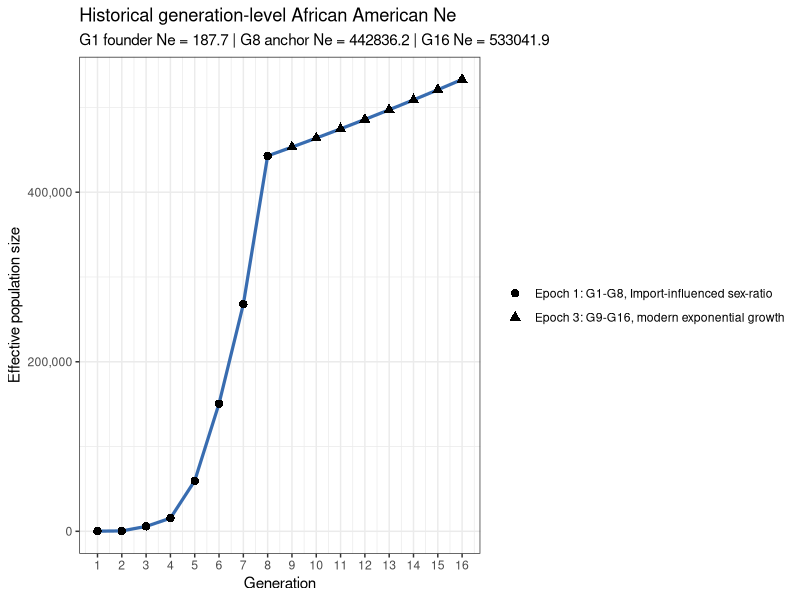
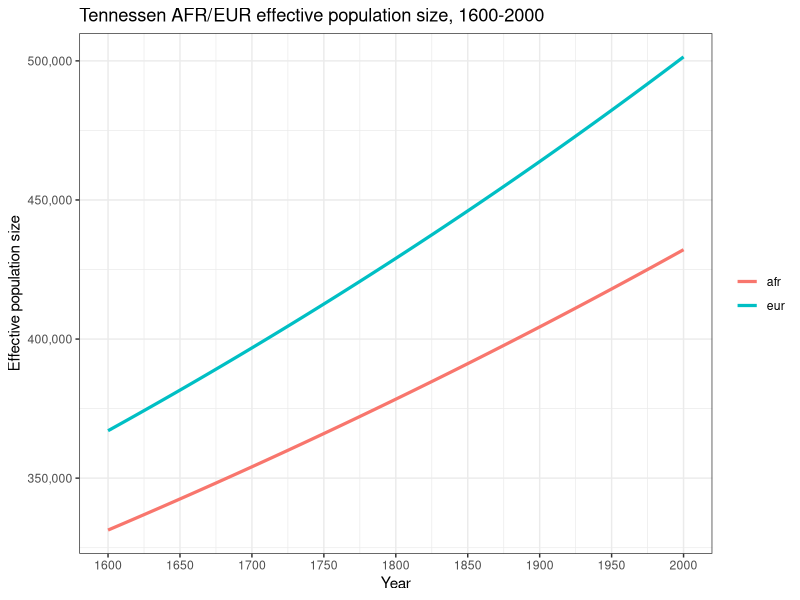

Source code (R) for these figures, in order:
# ______________________________________________________________________________
# Aydin Karatas
# ___
# University of Southern California
# Department of Quantitative and Computational Biology
# Mooney Lab
# ___
# calc.3T.Ne.R
# ______________________________________________________________________________


library(tidyverse)

# functions ----
# compute the founder effective pop size from a founder census size.
# `founder.count` is the total founder count and `female.proportion` is the
# fraction of founders that are female.
calc.founder.ne <- function(founder.count, female.proportion) {
  female.count <- founder.count * female.proportion
  male.count <- founder.count - female.count

  if (female.count <= 0 || male.count <= 0) {
    return(0)
  }

  4 * female.count * male.count / (female.count + male.count)
}

# validate that a given value is a single non-negative whole generation.
# `value` is the candidate input and `name` is used in the error message.
validate.whole.generation.count <- function(value, name) {
  if (
    length(value) != 1 ||
      is.na(value) ||
      !is.finite(value) ||
      value != as.integer(value) ||
      value < 0
  ) {
    stop(name, " must be a non-negative whole generation count", call. = FALSE)
  }

  as.integer(value)
}

# build a generation sequence that can be empty when the requested length is 0.
# `start` is the first generation in the block and `len` is the block length.
build.generation.block <- function(start, len) {
  if (len == 0) {
    return(integer(0))
  }

  seq.int(start, start + len - 1L)
}

# return an explicit argument when provided, otherwise pull the default.
# `value` is the user-supplied override, `name` is the default binding name,
# and `defaults.env` is the environment that stores the fallback value.
resolve.default.param <- function(value, name, defaults.env) {
  if (!is.null(value)) {
    return(value)
  }

  get(name, envir = defaults.env)
}

# build the generation layout for the three epochs.
# `epoch.*.len` are the epoch lengths, `gen.time` and `present.year` define the
#  timeline, and `start.year` sets the first generation boundary.
calc.epoch.config <- function(
    epoch.1.len,
    epoch.2.len,
    epoch.3.len,
    gen.time,
    present.year,
    start.year = 1600
) {
  epoch.1.len <- validate.whole.generation.count(
    epoch.1.len,
    "epoch.1.len"
  )
  epoch.2.len <- validate.whole.generation.count(
    epoch.2.len,
    "epoch.2.len"
  )
  epoch.3.len <- validate.whole.generation.count(
    epoch.3.len,
    "epoch.3.len"
  )

  year.span <- present.year - start.year
  total.generations <- year.span / gen.time

  if (total.generations != as.integer(total.generations)) {
    stop(
      "present.year - 1600 must be divisible by gen.time",
      call. = FALSE
    )
  }

  total.generations <- as.integer(total.generations)
  total.epoch.len <- epoch.1.len + epoch.2.len + epoch.3.len

  if (total.epoch.len != total.generations) {
    stop(
      "total epoch length must equal (present.year - 1600) / gen.time",
      call. = FALSE
    )
  }

  epoch.1.generations <- build.generation.block(1L, epoch.1.len)
  epoch.2.generations <- build.generation.block(epoch.1.len + 1L, epoch.2.len)
  epoch.3.first.generation <- if (epoch.3.len == 0) {
    NA_integer_
  } else {
    epoch.1.len + epoch.2.len + 1L
  }
  epoch.3.generations <- build.generation.block(
    epoch.1.len + epoch.2.len + 1L,
    epoch.3.len
  )

  epoch.3.anchor.generation <- NA_integer_

  if (epoch.3.len > 0) {
    if (epoch.2.len > 0) {
      epoch.3.anchor.generation <- max(epoch.2.generations)
    } else if (epoch.1.len > 0) {
      epoch.3.anchor.generation <- max(epoch.1.generations)
    } else {
      stop(
        "epoch 3 requires a prior non-empty epoch to provide an anchor",
        call. = FALSE
      )
    }
  }

  list(
    epoch.1.len = epoch.1.len,
    epoch.2.len = epoch.2.len,
    epoch.3.len = epoch.3.len,
    total.generations = total.generations,
    final.generation = total.generations,
    epoch.1.generations = epoch.1.generations,
    epoch.1.sex.generations = epoch.1.generations[epoch.1.generations >= 2],
    epoch.2.generations = epoch.2.generations,
    epoch.2.parental.generations = epoch.2.generations[
      epoch.2.generations >= 2
    ],
    epoch.3.generations = epoch.3.generations,
    epoch.3.first.generation = epoch.3.first.generation,
    epoch.3.anchor.generation = epoch.3.anchor.generation
  )
}

# create the African and European ancestry proportions by generation.
# `epoch.config` controls the generation grid, `mooney.cg` the proportion of
# non-European ancestry that is African in epoch-1, and the remaining arguments
# define the fixed mixture proportions in each following epoch.
build.mixing.props <- function(
    epoch.config,
    mooney.cg,
    epoch.1.eur.prop,
    epoch.2.afr.prop,
    epoch.2.eur.prop,
    epoch.3.afr.prop,
    epoch.3.eur.prop
) {
  if (epoch.config$epoch.1.len > length(mooney.cg)) {
    stop("epoch.1.len cannot exceed length(mooney.cg)", call. = FALSE)
  }

  s.eur <- c(
    rep(epoch.1.eur.prop, epoch.config$epoch.1.len),
    rep(epoch.2.eur.prop, epoch.config$epoch.2.len),
    rep(epoch.3.eur.prop, epoch.config$epoch.3.len)
  )
  s.afr <- c(
    (1 - epoch.1.eur.prop) * mooney.cg[seq_len(epoch.config$epoch.1.len)],
    rep(epoch.2.afr.prop, epoch.config$epoch.2.len),
    rep(epoch.3.afr.prop, epoch.config$epoch.3.len)
  )

  if (
    length(s.eur) != epoch.config$total.generations ||
      length(s.afr) != epoch.config$total.generations
  ) {
    stop("AA.mixing.props vectors must not recycle", call. = FALSE)
  }

  tibble(
    g = seq_len(epoch.config$total.generations),
    s.afr = s.afr,
    s.eur = s.eur,
    h = pmax(1 - s.afr - s.eur, 0)
  )
}

# intersect generation windows with historical periods and measure coverage.
# `window.tbl` is the generation map and `hacker.tbl` is the historical  period
# table with start and end years.
calc.period.overlaps <- function(window.tbl, hacker.tbl) {
  merge(window.tbl, hacker.tbl, by = NULL) %>%
    as_tibble() %>%
    mutate(
      period.length = end.year - start.year,
      overlap.start.year = pmax(window.start.year, start.year),
      overlap.end.year = pmin(window.end.year, end.year),
      overlap.years = pmax(0, overlap.end.year - overlap.start.year),
      overlap.weight = overlap.years / period.length
    ) %>%
    filter(overlap.years > 0) %>%
    arrange(generation, start.year)
}

# estimate population size at a year by interpolating inside a period.
# `year` is the target year to query and `hacker.tbl` contains the period
# boundaries plus beginning and ending population sizes.
calc.boundary.population <- function(year, hacker.tbl) {
  if (is.na(year)) {
    return(NA_real_)
  }

  if (year < min(hacker.tbl$start.year) || year > max(hacker.tbl$end.year)) {
    return(NA_real_)
  }

  period.idx <- which(
    hacker.tbl$start.year <= year & hacker.tbl$end.year >= year
  )
  period.idx <- period.idx[length(period.idx)]
  period.row <- hacker.tbl[period.idx, ]
  period.length <- period.row$end.year - period.row$start.year
  period.frac <- (year - period.row$start.year) / period.length

  period.row$pop.beginning +
    period.frac * (period.row$pop.end - period.row$pop.beginning)
}

# add a readable epoch label to each generation row.
# `AA.ne` is the analysis table and `epoch.config` supplies the generation
# ranges used to assign the three epoch labels.
make.epoch.labels <- function(AA.ne, epoch.config) {
  epoch.1.label <- if (length(epoch.config$epoch.1.generations) > 0) {
    paste0(
      "Epoch 1: G",
      min(epoch.config$epoch.1.generations),
      "-G",
      max(epoch.config$epoch.1.generations),
      ", Import-influenced sex-ratio"
    )
  } else {
    NA_character_
  }
  epoch.2.label <- if (length(epoch.config$epoch.2.generations) > 0) {
    paste0(
      "Epoch 2: G",
      min(epoch.config$epoch.2.generations),
      "-G",
      max(epoch.config$epoch.2.generations),
      ", WF assumptions"
    )
  } else {
    NA_character_
  }
  epoch.3.label <- if (length(epoch.config$epoch.3.generations) > 0) {
    paste0(
      "Epoch 3: G",
      min(epoch.config$epoch.3.generations),
      "-G",
      max(epoch.config$epoch.3.generations),
      ", modern exponential growth"
    )
  } else {
    NA_character_
  }

  AA.ne %>%
    mutate(
      epoch = case_when(
        generation %in% epoch.config$epoch.1.generations ~ epoch.1.label,
        generation %in% epoch.config$epoch.2.generations ~ epoch.2.label,
        generation %in% epoch.config$epoch.3.generations ~ epoch.3.label
      )
    )
}

# check that the derived tables are internally consistent before returning.
# `AA.ne`, `AA.overlap`, and `AA.mixing.props` are the computed outputs, while
# the remaining arguments provide the timeline and boundary checks.
validate.analysis.outputs <- function(
    AA.ne,
    AA.overlap,
    AA.mixing.props,
    epoch.config,
    hacker.start.year,
    gen.time,
    present.year
) {
  stopifnot(
    identical(
      sort(AA.ne$generation),
      seq_len(epoch.config$total.generations)
    ),
    nrow(AA.mixing.props) == epoch.config$total.generations,
    identical(AA.mixing.props$g, seq_len(epoch.config$total.generations)),
    all(AA.ne$generation.window.years == gen.time),
    AA.ne$aggregation.start.year[1] == hacker.start.year,
    AA.ne$generation.end.year[epoch.config$final.generation] == present.year,
    all(AA.overlap$overlap.weight > 0),
    all(AA.overlap$overlap.weight <= 1),
    all(!is.na(AA.ne$female.total[epoch.config$epoch.1.sex.generations])),
    all(!is.na(AA.ne$male.total[epoch.config$epoch.1.sex.generations])),
    all(
      !is.na(
        AA.ne$parental.population[epoch.config$epoch.2.parental.generations]
      )
    ),
    all(!is.na(AA.ne$k[epoch.config$epoch.2.generations])),
    all(
      grepl(
        "^Epoch 3:",
        AA.ne$epoch[epoch.config$epoch.3.generations]
      )
    ),
    all(is.finite(AA.ne$ne)),
    all(AA.ne$ne > 0)
  )
}

# compute the full AA Ne analysis and return every intermediate table.
# the scalar arguments control the demographic timeline, founders, and epoch
# settings, while `mooney.cg` and `hacker.tbl` provide the input data.
calc.aa.ne.results <- function(
    gen.time = NULL,
    hacker.start.year = NULL,
    hacker.end.year = NULL,
    present.year = NULL,
    epoch.1.len = NULL,
    epoch.2.len = NULL,
    epoch.3.len = NULL,
    afr.founder.count = NULL,
    afr.female.proportion = NULL,
    eur.founder.count = NULL,
    eur.female.proportion = NULL,
    epoch.3.growth.rate = NULL,
    mooney.cg = NULL,
    epoch.1.eur.prop = NULL,
    epoch.2.afr.prop = NULL,
    epoch.2.eur.prop = NULL,
    epoch.3.afr.prop = NULL,
    epoch.3.eur.prop = NULL,
    hacker.tbl = NULL
) {
  defaults.env <- parent.env(environment())
  gen.time <- resolve.default.param(gen.time, "gen.time", defaults.env)
  hacker.start.year <- resolve.default.param(
    hacker.start.year,
    "hacker.start.year",
    defaults.env
  )
  hacker.end.year <- resolve.default.param(
    hacker.end.year,
    "hacker.end.year",
    defaults.env
  )
  present.year <- resolve.default.param(
    present.year,
    "present.year",
    defaults.env
  )
  epoch.1.len <- resolve.default.param(
    epoch.1.len,
    "epoch.1.len",
    defaults.env
  )
  epoch.2.len <- resolve.default.param(
    epoch.2.len,
    "epoch.2.len",
    defaults.env
  )
  epoch.3.len <- resolve.default.param(
    epoch.3.len,
    "epoch.3.len",
    defaults.env
  )
  afr.founder.count <- resolve.default.param(
    afr.founder.count,
    "afr.founder.count",
    defaults.env
  )
  afr.female.proportion <- resolve.default.param(
    afr.female.proportion,
    "afr.female.proportion",
    defaults.env
  )
  eur.founder.count <- resolve.default.param(
    eur.founder.count,
    "eur.founder.count",
    defaults.env
  )
  eur.female.proportion <- resolve.default.param(
    eur.female.proportion,
    "eur.female.proportion",
    defaults.env
  )
  epoch.3.growth.rate <- resolve.default.param(
    epoch.3.growth.rate,
    "epoch.3.growth.rate",
    defaults.env
  )
  mooney.cg <- resolve.default.param(mooney.cg, "mooney.cg", defaults.env)
  epoch.1.eur.prop <- resolve.default.param(
    epoch.1.eur.prop,
    "epoch.1.eur.prop",
    defaults.env
  )
  epoch.2.afr.prop <- resolve.default.param(
    epoch.2.afr.prop,
    "epoch.2.afr.prop",
    defaults.env
  )
  epoch.2.eur.prop <- resolve.default.param(
    epoch.2.eur.prop,
    "epoch.2.eur.prop",
    defaults.env
  )
  epoch.3.afr.prop <- resolve.default.param(
    epoch.3.afr.prop,
    "epoch.3.afr.prop",
    defaults.env
  )
  epoch.3.eur.prop <- resolve.default.param(
    epoch.3.eur.prop,
    "epoch.3.eur.prop",
    defaults.env
  )
  hacker.tbl <- resolve.default.param(hacker.tbl, "hacker.tbl", defaults.env)

  epoch.config <- calc.epoch.config(
    epoch.1.len = epoch.1.len,
    epoch.2.len = epoch.2.len,
    epoch.3.len = epoch.3.len,
    gen.time = gen.time,
    present.year = present.year
  )

  AA.mixing.props <- build.mixing.props(
    epoch.config = epoch.config,
    mooney.cg = mooney.cg,
    epoch.1.eur.prop = epoch.1.eur.prop,
    epoch.2.afr.prop = epoch.2.afr.prop,
    epoch.2.eur.prop = epoch.2.eur.prop,
    epoch.3.afr.prop = epoch.3.afr.prop,
    epoch.3.eur.prop = epoch.3.eur.prop
  )

  AA.hacker.tbl <- hacker.tbl %>%
    mutate(
      start.year = as.numeric(sub("-.*", "", period)),
      end.year = as.numeric(sub(".*-", "", period))
    ) %>%
    select(
      period,
      start.year,
      end.year,
      person.years.lived,
      assumed.birth.rate,
      imported,
      births,
      pop.beginning,
      pop.end
    )

  AA.generation.map <- tibble(
    generation = seq_len(epoch.config$total.generations),
    generation.start.year = seq(
      1600,
      present.year - gen.time,
      by = gen.time
    ),
    generation.end.year = generation.start.year + gen.time,
    generation.window.years = generation.end.year - generation.start.year,
    window.start.year = generation.start.year,
    window.end.year = generation.end.year
  )

  AA.overlap <- calc.period.overlaps(
    AA.generation.map,
    AA.hacker.tbl
  ) %>%
    select(
      generation,
      generation.start.year,
      generation.end.year,
      period,
      start.year,
      end.year,
      overlap.start.year,
      overlap.end.year,
      overlap.years,
      overlap.weight,
      imported,
      births,
      assumed.birth.rate,
      person.years.lived
    )

  AA.agg <- AA.overlap %>%
    group_by(generation, generation.start.year, generation.end.year) %>%
    summarise(
      periods = paste(period, collapse = ", "),
      imported = sum(imported * overlap.weight, na.rm = TRUE),
      births = sum(births * overlap.weight, na.rm = TRUE),
      birth.rate = weighted.mean(
        assumed.birth.rate,
        person.years.lived * overlap.weight,
        na.rm = TRUE
      ),
      aggregation.start.year = min(overlap.start.year),
      aggregation.end.year = max(overlap.end.year),
      hacker.window.years = sum(overlap.years),
      .groups = "drop"
    )

  AA.agg <- AA.generation.map %>%
    select(
      generation,
      generation.start.year,
      generation.end.year,
      generation.window.years
    ) %>%
    left_join(
      AA.agg,
      by = c("generation", "generation.start.year", "generation.end.year")
    ) %>%
    mutate(
      population.boundary.year = if_else(
        generation.start.year < hacker.end.year,
        pmin(generation.end.year, hacker.end.year),
        NA_real_
      ),
      pop.end = map_dbl(
        population.boundary.year,
        calc.boundary.population,
        hacker.tbl = AA.hacker.tbl
      ),
      is.truncated = !is.na(hacker.window.years) &
        hacker.window.years < generation.window.years
    )

  AA.ne <- AA.agg %>%
    arrange(generation) %>%
    mutate(
      population.at.generation.start = map_dbl(
        generation.start.year,
        calc.boundary.population,
        hacker.tbl = AA.hacker.tbl
      ),
      prev.births = dplyr::lag(births),
      previous.birth.periods = NA_character_,
      births.in.previous.25.years = NA_real_,
      female.imported = if_else(
        generation %in% epoch.config$epoch.1.sex.generations,
        ceiling(imported / 3),
        NA_real_
      ),
      male.imported = if_else(
        generation %in% epoch.config$epoch.1.sex.generations,
        floor(2 * imported / 3),
        NA_real_
      ),
      female.potential = if_else(
        generation %in% epoch.config$epoch.1.sex.generations,
        0.5 * prev.births,
        NA_real_
      ),
      male.potential = if_else(
        generation %in% epoch.config$epoch.1.sex.generations,
        0.5 * prev.births,
        NA_real_
      ),
      female.total = female.imported + female.potential,
      male.total = male.imported + male.potential,
      adult.population.age25.proxy = NA_real_,
      parental.population = if_else(
        generation %in% epoch.config$epoch.2.generations,
        prev.births,
        NA_real_
      ),
      parental.population.method = if_else(
        generation %in% epoch.config$epoch.2.generations,
        "previous-generation births",
        NA_character_
      ),
      k = if_else(
        generation %in% epoch.config$epoch.2.generations,
        gen.time * birth.rate / 1000,
        NA_real_
      )
    )

  ne.g1 <- calc.founder.ne(
    afr.founder.count,
    afr.female.proportion
  ) +
    calc.founder.ne(
      eur.founder.count,
      eur.female.proportion
    )

  AA.ne <- AA.ne %>%
    mutate(
      ne = case_when(
        generation == 1 ~ ne.g1,
        generation %in% epoch.config$epoch.1.sex.generations ~
          4 * female.total * male.total / (female.total + male.total),
        generation %in% epoch.config$epoch.2.generations ~
          (k * parental.population - 1) / k,
        TRUE ~ NA_real_
      )
    )

  epoch.3.anchor.ne <- if (length(epoch.config$epoch.3.generations) == 0) {
    NA_real_
  } else {
    AA.ne %>%
      filter(generation == epoch.config$epoch.3.anchor.generation) %>%
      pull(ne)
  }

  AA.ne <- AA.ne %>%
    mutate(
      ne = if_else(
        generation %in% epoch.config$epoch.3.generations,
        epoch.3.anchor.ne *
          exp(epoch.3.growth.rate *
            (generation - epoch.config$epoch.3.anchor.generation)),
        ne
      ),
      n.f.plus.m = (female.total + male.total),
      ne.over.n = ne / n.f.plus.m,
      four.f.m = 4 * (female.total / n.f.plus.m) * (male.total / n.f.plus.m)
    ) %>%
    make.epoch.labels(epoch.config) %>%
    select(
      generation,
      generation.start.year,
      generation.end.year,
      generation.window.years,
      aggregation.start.year,
      aggregation.end.year,
      hacker.window.years,
      is.truncated,
      population.boundary.year,
      periods,
      epoch,
      imported,
      births,
      birth.rate,
      pop.end,
      previous.birth.periods,
      births.in.previous.25.years,
      population.at.generation.start,
      female.total,
      male.total,
      adult.population.age25.proxy,
      parental.population,
      parental.population.method,
      k,
      ne,
      n.f.plus.m,
      ne.over.n,
      four.f.m
    )

  validate.analysis.outputs(
    AA.ne = AA.ne,
    AA.overlap = AA.overlap,
    AA.mixing.props = AA.mixing.props,
    epoch.config = epoch.config,
    hacker.start.year = hacker.start.year,
    gen.time = gen.time,
    present.year = present.year
  )

  list(
    AA.ne = AA.ne,
    AA.overlap = AA.overlap,
    AA.mixing.props = AA.mixing.props,
    epoch.config = epoch.config,
    ne.g1 = ne.g1,
    epoch.3.anchor.ne = epoch.3.anchor.ne,
    epoch.3.growth.rate = epoch.3.growth.rate
  )
}


# tunable parameters ----
gen.time <- 25
hacker.start.year <- 1610
hacker.end.year <- 1865
present.year <- 2000
epoch.1.len <- 8
epoch.2.len <- 0
epoch.3.len <- 8

hacker.tbl <- data.frame(
  period = c(
    "1610-1620", "1620-1630", "1630-1640", "1640-1650", "1650-1660",
    "1660-1670", "1670-1680", "1680-1690", "1690-1700", "1700-1710",
    "1710-1720", "1720-1730", "1730-1740", "1740-1750", "1750-1760",
    "1760-1770", "1770-1780", "1780-1790", "1790-1800", "1800-1810",
    "1810-1820", "1820-1830", "1830-1840", "1840-1850", "1850-1860",
    "1860-1861", "1861-1862", "1862-1863", "1863-1864", "1864-1865"
  ),
  pop.beginning = c(
    0, 20, 59, 585, 1568,
    2862, 4444, 6832, 16394, 27806,
    41844, 67294, 95669, 156040, 247027,
    319290, 459446, 558921, 706514, 908036,
    1195182, 1550757, 2021968, 2530405, 3204420,
    3953760, 3991133, 3903859, 3815760, 3726828
  ),
  pop.end = c(
    20, 59, 585, 1568, 2862,
    4444, 6832, 16394, 27806, 41844,
    67294, 95669, 156040, 247027, 319290,
    459446, 558921, 706514, 908036, 1195182,
    1550757, 2021968, 2530405, 3204420, 3953760,
    3991133, 3903859, 3815760, 3726828, 3630336
  ),
  growth.rate.10yr = c(
    NA, 195.0, 891.5, 168.0, 82.5,
    55.3, 53.7, 140.0, 69.6, 50.5,
    60.8, 42.2, 63.1, 58.3, 29.3,
    43.9, 21.7, 26.4, 28.5, 31.6,
    29.8, 30.4, 25.1, 26.6, 23.4,
    NA, NA, NA, NA, NA
  ),
  person.years.lived = c(
    16, 361, 2293, 9970, 21505,
    35952, 55527, 109243, 215999, 343482,
    535651, 806513, 1234030, 1980625, 2816150,
    3851269, 5075599, 6298380, 8030652, 10450423,
    13652609, 17759559, 22666906, 28541607, 35659777,
    3972417, 3947335, 3859642, 3771119, 3144251
  ),
  hours.worked.millions = c(
    0, 1, 5, 23, 49,
    82, 127, 251, 496, 788,
    1229, 1850, 2831, 4544, 6461,
    8835, 11644, 14449, 18423, 23975,
    31321, 40743, 52001, 65478, 81808,
    9113, 9056, 8855, 8651, 7213
  ),
  assumed.birth.rate = c(
    NA, 22.4, 22.4, 22.4, 22.4,
    22.4, 26.5, 27.3, 29.1, 31.0,
    34.6, 41.3, 41.4, 41.2, 46.4,
    39.5, 39.1, 44.7, 50.3, 55.8,
    55.7, 56.5, 56.5, 54.0, 52.3,
    49.6, 49.6, 49.6, 49.6, 49.6
  ),
  births = c(
    NA, 8, 51, 223, 481,
    804, 1472, 2986, 6295, 10635,
    18524, 33316, 51150, 81536, 130654,
    151957, 198660, 281549, 403648, 583395,
    759768, 1003859, 1280680, 1539820, 1865898,
    197032, 195788, 191438, 187048, 155955
  ),
  imported = c(
    32, 150, 110, 301, 1335,
    3038, 3582, 4947, 8197, 16442,
    17622, 41334, 66672, 26455, 44718,
    59557, 41129, 25105, 16183, 77368,
    5207, 410, 91, 0, 303,
    110, 0, 0, 0, 0
  ),
  smuggled = c(
    NA, NA, NA, NA, NA,
    NA, NA, NA, NA, NA,
    NA, NA, NA, NA, NA,
    NA, NA, NA, NA, NA,
    NA, 1100, 900, 500, 200,
    NA, NA, NA, NA, NA
  ),
  natural.increase.rate = c(
    NA, -30.8, 18.1, 6.8, -0.2,
    -4.0, -2.2, 4.2, 1.5, -0.7,
    1.5, -1.6, -0.5, 3.3, 1.0,
    2.1, 1.3, 2.2, 2.6, 2.4,
    2.7, 2.9, 2.4, 2.4, 2.2,
    NA, NA, NA, NA, NA
  ),
  births.plus.imports = c(
    32, 158, 161, 524, 1816,
    3842, 5054, 7933, 14492, 27077,
    36146, 74650, 117822, 107991, 175372,
    211514, 239789, 306654, 419831, 660763,
    764975, 1005369, 1281671, 1540320, 1866401,
    197142, 195788, 191438, 187048, 155955
  ),
  percent.total = c(
    0.0, 0.0, 0.0, 0.0, 0.0,
    0.0, 0.1, 0.1, 0.1, 0.3,
    0.4, 0.8, 1.2, 1.1, 1.8,
    2.2, 2.4, 3.1, 4.3, 6.7,
    7.8, 10.3, 13.1, 15.7, 19.0,
    2.0, 2.0, 2.0, 1.9, 1.6
  ),
  cumulative.number = c(
    32, 190, 351, 875, 2691,
    6533, 11587, 19520, 34012, 61089,
    97235, 171885, 289707, 397698, 573070,
    784584, 1024373, 1331027, 1750858, 2411621,
    3176596, 4181965, 5463636, 7003956, 8870357,
    9067499, 9263287, 9454725, 9641773, 9797728
  ),
  cumulative.percent = c(
    0.0, 0.0, 0.0, 0.0, 0.0,
    0.1, 0.1, 0.2, 0.3, 0.6,
    1.0, 1.8, 3.0, 4.1, 5.8,
    8.0, 10.5, 13.6, 17.9, 24.6,
    32.4, 42.7, 55.8, 71.5, 90.5,
    92.5, 94.5, 96.5, 98.4, 100.0
  ),
  stringsAsFactors = FALSE
)

afr.founder.count <- 183
afr.female.proportion <- 1 / 3
eur.founder.count <- 25
eur.female.proportion <- 0.5
epoch.3.growth.rate <- 0.023175

epoch.1.eur.prop <- 0.08
epoch.2.afr.prop <- 0.06
epoch.2.eur.prop <- 0.03
epoch.3.afr.prop <- 0
epoch.3.eur.prop <- 0
mooney.cg <- c(
  1, 1, 0.9835, 0.8602, 0.8551, 0.7826, 0.5380, 0.1418,
  rep(epoch.2.afr.prop/(1-epoch.2.eur.prop), 3),
  rep(epoch.3.afr.prop/(1-epoch.3.eur.prop), 6)
)

# calculations ----
analysis.results <- calc.aa.ne.results()

AA.ne <- analysis.results$AA.ne
AA.overlap <- analysis.results$AA.overlap
AA.mixing.props <- analysis.results$AA.mixing.props
epoch.config <- analysis.results$epoch.config
ne.g1 <- analysis.results$ne.g1
epoch.3.anchor.ne <- analysis.results$epoch.3.anchor.ne


# plotting ----
summary.generations <- c(
  epoch.config$epoch.1.generations,
  epoch.config$epoch.2.generations,
  epoch.config$final.generation
)
summary.generations <- sort(unique(summary.generations))

cat("\nHistorical generation-level ADMIX Ne summary\n")
print(
  AA.ne %>%
    filter(generation %in% summary.generations) %>%
    select(
      generation,
      generation.start.year,
      generation.end.year,
      epoch,
      is.truncated,
      imported,
      births,
      birth.rate,
      female.total,
      male.total,
      adult.population.age25.proxy,
      parental.population,
      parental.population.method,
      k,
      ne
    ),
  n = Inf
)

cat(
  paste0(
    "\nHistorical present-day G",
    epoch.config$final.generation,
    " Ne: ",
    round(AA.ne$ne[AA.ne$generation == epoch.config$final.generation], 1),
    "\n"
  )
)

AA.ne.plot <- ggplot(
  data = AA.ne,
  aes(x = generation.end.year, y = ne)
) +
  geom_line(color = "#386cb0", linewidth = 1.1) +
  geom_point(aes(shape = epoch), size = 2.5) +
  scale_y_continuous(labels = scales::comma) +
  scale_x_continuous(
    breaks = AA.ne$generation.end.year,
    labels = AA.ne$generation
  ) +
  labs(
    x = "Generation",
    y = "Effective population size",
    shape = NULL,
    title = "Historical generation-level African American Ne",
    subtitle = paste0(
      "G1 founder Ne = ",
      round(ne.g1, 1),
      " | G",
      epoch.config$epoch.3.anchor.generation,
      " anchor Ne = ",
      round(epoch.3.anchor.ne, 1),
      " | G",
      epoch.config$final.generation,
      " Ne = ",
      round(AA.ne$ne[AA.ne$generation == epoch.config$final.generation], 1)
    )
  ) +
  theme_bw()

if (interactive()) {
  print(AA.ne.plot)
}


# tennessen afr/eur ne trajectory ----
# constants from `other_scripts/const.sh` and `build_3T_demography.py`
t.af.years <- 148000
t.ooa.years <- 51000
t.eu0.years <- 23000
t.eg.years <- 5115
r.eu0 <- 0.00307
r.eu <- 0.0195
r.afr <- 0.0166
n.a <- 7310
n.afr.1 <- 14474
n.b <- 1861
n.eu0 <- 1032

t.af <- t.af.years / gen.time
t.ooa <- t.ooa.years / gen.time
t.eu0 <- t.eu0.years / gen.time
t.eg <- t.eg.years / gen.time
n.eu1 <- n.eu0 / exp(-r.eu0 * (t.eu0 - t.eg))
n.eu.present <- n.eu1 / exp(-r.eu * t.eg)
n.afr.present <- n.afr.1 / exp(-r.afr * t.eg)

tennessen.start.year <- min(AA.ne$generation.start.year)
tennessen.end.year <- present.year
tennessen.years <- seq(tennessen.start.year, tennessen.end.year, by = 1)
tennessen.time.bp <- tennessen.end.year - tennessen.years
tennessen.time.gen <- tennessen.time.bp / gen.time

tennessen.ne <- tibble(
  year = tennessen.years,
  time.bp = tennessen.time.bp,
  time.gen = tennessen.time.gen
) %>%
  mutate(
    afr = case_when(
      time.gen <= t.eg ~ n.afr.present * exp(-r.afr * time.gen),
      time.gen <= t.ooa ~ n.afr.1,
      time.gen <= t.af ~ n.a,
      TRUE ~ NA_real_
    ),
    eur = case_when(
      time.gen <= t.eg ~ n.eu.present * exp(-r.eu * time.gen),
      time.gen <= t.eu0 ~ n.eu1 * exp(-r.eu0 * (time.gen - t.eg)),
      time.gen <= t.ooa ~ n.b,
      TRUE ~ NA_real_
    )
  )

tennessen.ne.long <- tennessen.ne %>%
  pivot_longer(
    cols = c(afr, eur),
    names_to = "population",
    values_to = "ne"
  )

tennessen.ne.plot <- ggplot(
  tennessen.ne.long,
  aes(x = year, y = ne, color = population)
) +
  geom_line(linewidth = 1.1) +
  scale_y_continuous(labels = scales::comma) +
  scale_x_continuous(
    breaks = seq(tennessen.start.year, tennessen.end.year, by = 50)
  ) +
  labs(
    x = "Year",
    y = "Effective population size",
    color = NULL,
    title = paste0(
      "Tennessen AFR/EUR effective population size, ",
      tennessen.start.year,
      "-",
      tennessen.end.year
    )
  ) +
  theme_bw()

if (interactive()) {
  print(tennessen.ne.plot)
}
